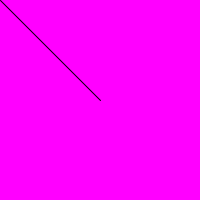
Frame 1 (no input)
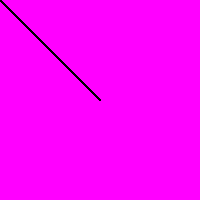
Frame 60 (the mouse pressed at the canvas centre just before this capture)
Frame 120 (the mouse held since frame 60 and released just before this capture): identical to frame 60, image omitted

The Processing sketch that drew these frames (run headless with seeded random() and noise(); from frame 60 on, the mouse is pressed at the canvas centre):

// Processing sketch: sketch_150826a
// ── sketch_150826a.pde
// Tanner Jones
// Collision Detection

// Setup Runs Once
// Needs to be First
void setup() {
  size(200,200);
  background(255,0,255);
  
}

// Draw is a Loop
void draw() {
  line(mouseY,mouseX,width/2,height/2);
  
}
